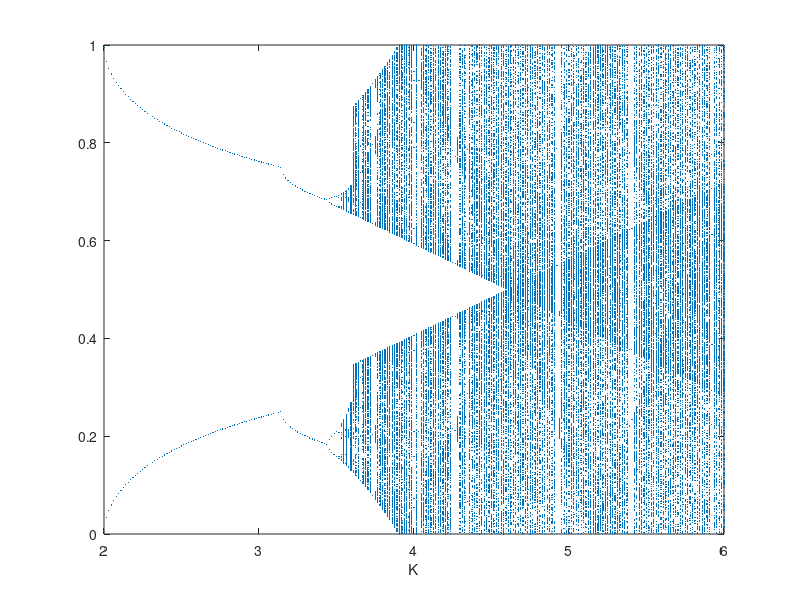

The MATLAB script that drew this image:
% last revised: 2015.03.12
clear all
tot_steps = 2000 ;
k_min = 2.0 ;
k_max = 6.0 ;
k_intv = 2^-6 ;
k_num = floor( (k_max-k_min)/k_intv + 1) ;
theta = zeros(tot_steps+1,1) ;
thpl_num = floor(600) ; % theta plot number
thpl = zeros(thpl_num*k_num,2) ; % theta plot

%rng(33)
%theta(1,1) = rand(k_num,1) ;
%theta(1,1) = 0.5 ;
theta0 = [0.25 0.5 0.75 (sqrt(5)-1)/2 ] ;
for m = 1:1
    for n = 1:k_num
        k = k_min + (n-1)*k_intv ;
        theta(1) = theta0(m) ;
        for o = 1:tot_steps
            theta(o+1) = mod(theta(o)-k/(2*pi)*sin(2*pi*theta(o) ),1) ;
        end
        thpl( (n-1)*thpl_num+1:n*thpl_num,1) = k ;
        thpl( (n-1)*thpl_num+1:n*thpl_num,2) = theta(tot_steps+1-thpl_num+1:tot_steps+1) ;
    end
    figure; plot(thpl(:,1),thpl(:,2),'.','MarkerSize',2)
    xlabel('K')
end


